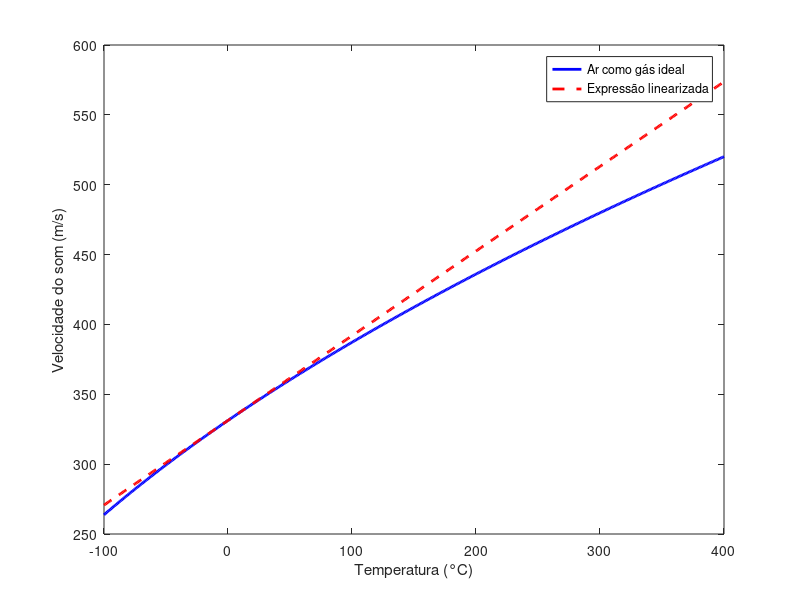
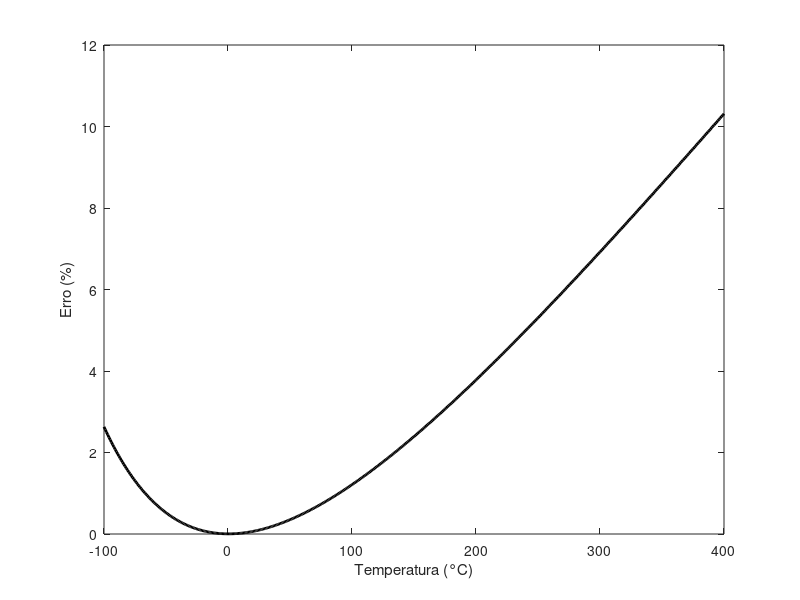

Write the MATLAB code that produced these figures, in order.
% Calculo velocidade do som no ar

clc; clear; format long

T_C = -100:1:400;   % vetor temperatura em graus Celsius
T_K = T_C + 273.15; % temperatura em Kelvin

gamma = 1.4; % coeficiente Poisson da Relacao de Mayer
R = 287; % constante dos gases ideais (para o ar) [J/kg*K]

c = sqrt(gamma*R*T_K); % velocidade do som em parametros de R e T [mts/seg]

c_aprox = (331.3 + 0.606*T_C); % velocidade do som linearizada

erro = 100*abs(c_aprox - c) ./ c; % erro percentual

figure;
title('Velocidade do Som no ar em Função da Temperatura');
plot(T_C, c, 'b', 'LineWidth', 2)
hold on;
plot(T_C, c_aprox, 'r--', 'LineWidth',2)
xlabel('Temperatura (°C)');
ylabel('Velocidade do som (m/s)');
legend('Ar como gás ideal', 'Expressão linearizada');

figure;
title('Erro percentual Linearizado em Função da Temperatura');
plot(T_C, erro, 'k', 'LineWidth',2)
xlabel('Temperatura (°C)');
ylabel('Erro (%)');